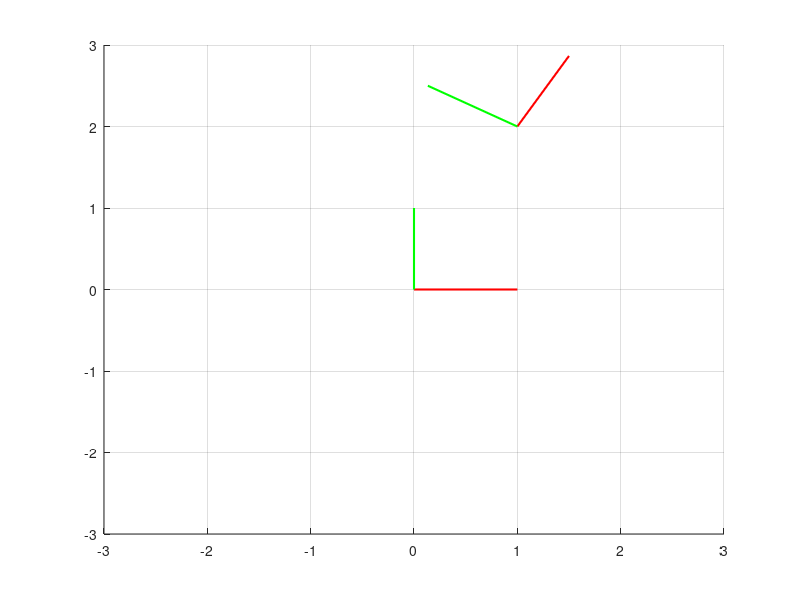

This figure's MATLAB source:

the=pi/3;
x=1;
y=2;
T=[cos(the) -sin(the) 0 x;sin(the) cos(the) 0 y;0 0 1 0;0 0 0 1];

F=[1 0 0 0; 0 1 0 0;0 0 1 0;0 0 0 1];
figure
line([0,F(1,1)],[0,F(2,1)],[0,F(3,1)],'Linewidth',[1.5],'Color','r')
line([0,F(1,2)],[0,F(2,2)],[0,F(3,2)],'Linewidth',[1.5],'Color','g')
line([0,F(1,3)],[0,F(2,3)],[0,F(3,3)],'Linewidth',[1.5],'Color','b')

% orientation of x component wrt to the x value and so on....
line([T(1,4),T(1,4)+T(1,1)],[T(2,4),T(2,4)+T(2,1)],[T(3,4),T(3,1)+T(3,1)],'Linewidth',[1.5],'Color','r')
line([T(1,4),T(1,4)+T(1,2)],[T(2,4),T(2,4)+T(2,2)],[T(3,4),T(3,4)+T(3,2)],'Linewidth',[1.5],'Color','g')
line([T(1,4),T(1,4)+T(1,3)],[T(2,4),T(2,4)+T(2,3)],[T(3,4),T(3,4)+T(3,3)],'Linewidth',[1.5],'Color','b')
axis([-3 3 -3 3]);
grid on